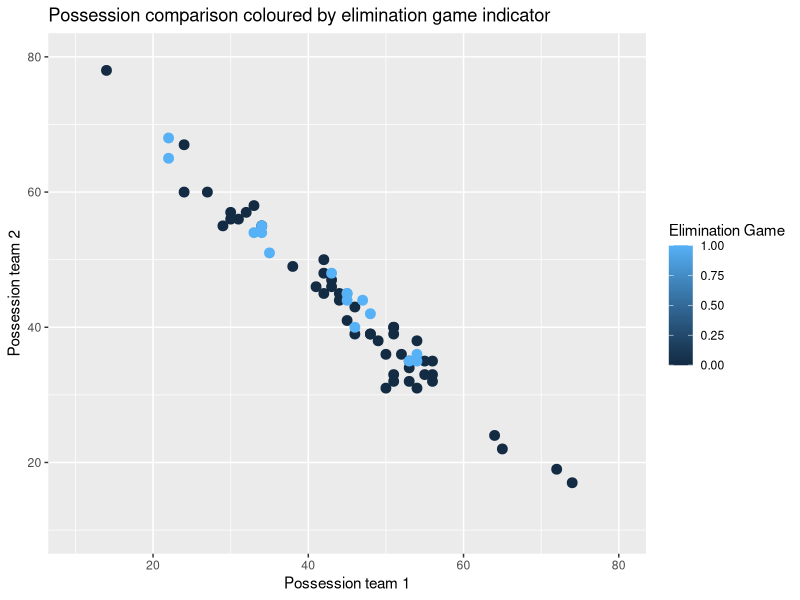

This chart was generated by the following R code:
## ---- chunk 1
knitr::opts_chunk$set(echo = TRUE)
## ---- chunk 2
library(ggplot2)
df <- read.csv("match_data_clean.csv", header=TRUE)
#Is the possession split more evenly in elimination games than in group games?
pos_plot <- ggplot(df, aes(x = possession.team1, y = possession.team2, color = elimination)) +
  geom_point(size = 3) +
  labs(x = "Possession team 1", y = "Possession team 2", color = "Elimination Game") +
  ggtitle("Possession comparison coloured by elimination game indicator") +
  scale_x_continuous(limits = c(10, 80)) +
  scale_y_continuous(limits = c(10, 80))


ggsave("pos_plot.png")




